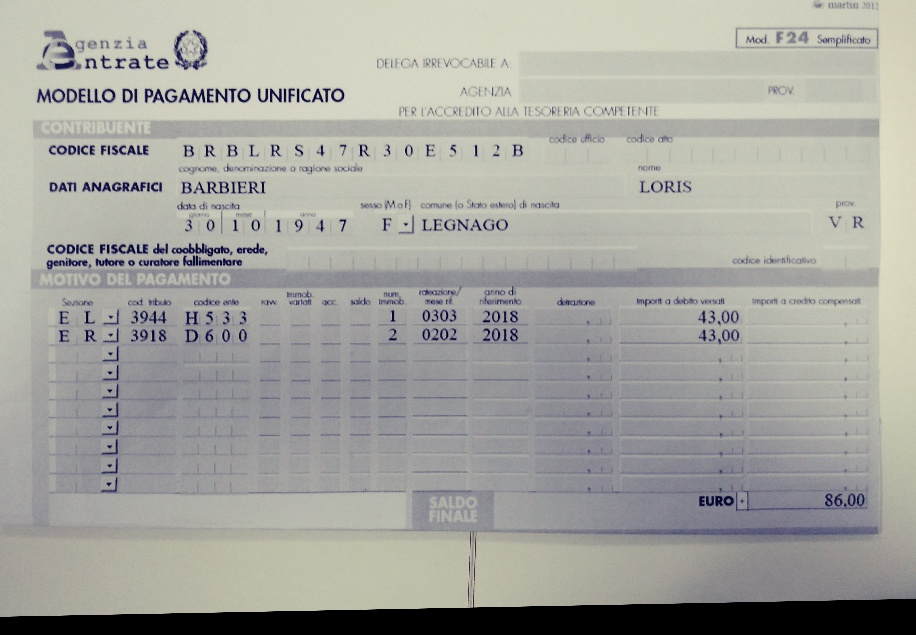
#> input picture some_image.jpg, 916 x 635 px
$ python -i F24ImageFinder.py   (imports and definitions only)   (older library calls are emulated)
#> lines starting #> are read from the running program, lines starting #| are printed output that depends on the picture

# coding: utf-8

# In[11]:


import warnings
from skimage.measure import compare_ssim


# In[12]:


from skimage.transform import resize


# In[13]:


from scipy.stats import wasserstein_distance
from scipy.misc import imsave
from scipy.ndimage import imread
import numpy as np
import cv2


# In[14]:


##
# Globals
##

# [1 line not run here, left out]

# specify resized image sizes
height = 2**10
width = 2**10

##
# Functions
##

def get_img(path, norm_size=True, norm_exposure=False):
  '''
  Prepare an image for image processing tasks
  '''
#> called with path = 'some_image.jpg', norm_size = True, norm_exposure = False
  # flatten returns a 2d grayscale array
  img = imread(path, flatten=True).astype(int)
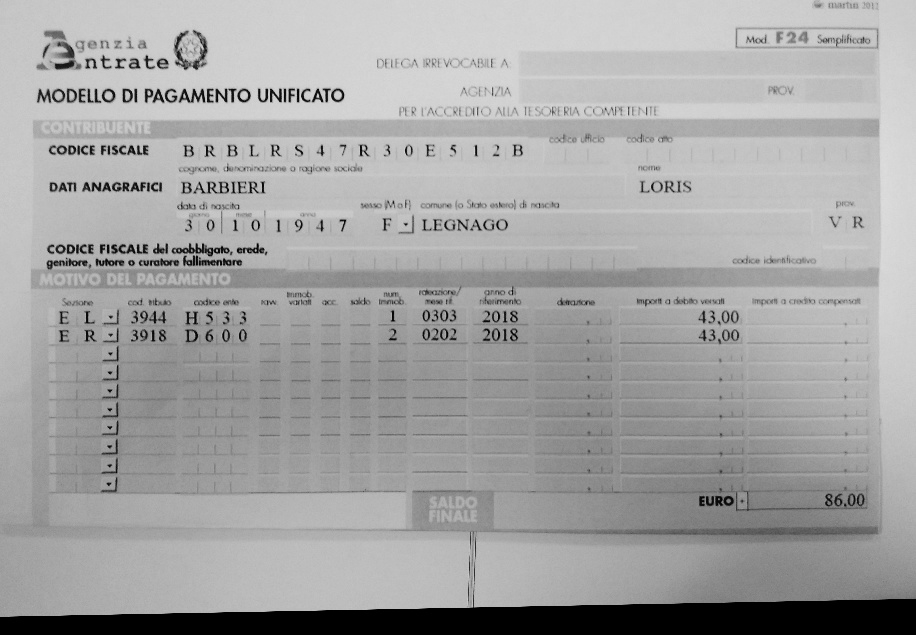
#> img: shape (635, 916) int64; min 0, max 223, mean 163.4
  # resizing returns float vals 0:255; convert to ints for downstream tasks
  if norm_size:
    img = resize(img, (height, width), preserve_range=True)
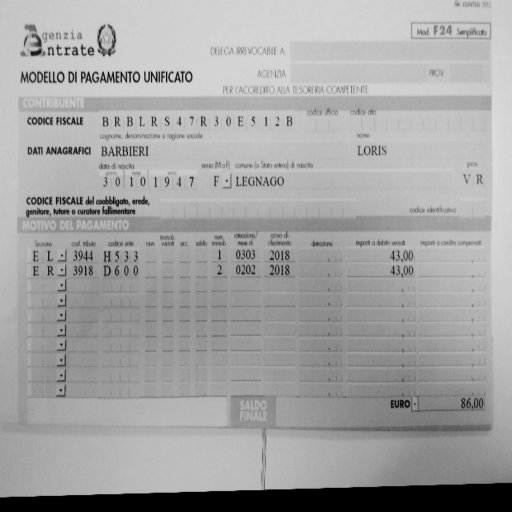
#> img: shape (1024, 1024) float64 (shown at 1/2 size); min 0, max 220.6, mean 163.4
  if norm_exposure:
    img = normalize_exposure(img)
  return img


# [48 lines left out: functions get_histogram, normalize_exposure, earth_movers_distance, not called in this run]


def structural_sim(path_a, path_b):
  '''
  Measure the structural similarity between two images
  @args:
    {str} path_a: the path to an image file
    {str} path_b: the path to an image file
  @returns:
    {float} a float {-1:1} that measures structural similarity
      between the input images
  '''
  img_a = get_img(path_a)
  img_b = get_img(path_b)
  sim, diff = compare_ssim(img_a, img_b, full=True)
  return sim


# [44 lines left out: functions pixel_sim, sift_sim, not called in this run]


def findF24ImageType(img_path):
    result = {}
    prevSS=0.0
    path_of_the_img=''
    for i in range(1,2):
        img_template = './f24_templates/f24simp_'+str(i)+'.JPG'
        #print(img_template)
        structuralSim = structural_sim(img_path, img_template)
        pixelSim = pixel_sim(img_path, img_template)
        siftSim = sift_sim(img_path, img_template)
        emd = earth_movers_distance(img_path, img_template)
        print("RESULT with the image"+str(i))
        print("structuralSim   "+"pixelSim     "+ "siftSim         "+"emd      ")
        print(structuralSim, pixelSim, siftSim, emd)
        # [4 lines of commented-out code are left out]

        if prevSS ==0:
          prevSS=siftSim
          path_of_the_img=img_template
        elif prevSS<siftSim:
          prevSS=siftSim
          path_of_the_img=img_template
        #result['f24simp'+str(i)]=similarity

    print(prevSS)
    print(path_of_the_img)
    return path_of_the_img


# [12 lines of commented-out code are left out]

#> (the run stopped early here; a loop or call above may not have finished)

$ run again, on lineremoval_14.jpg
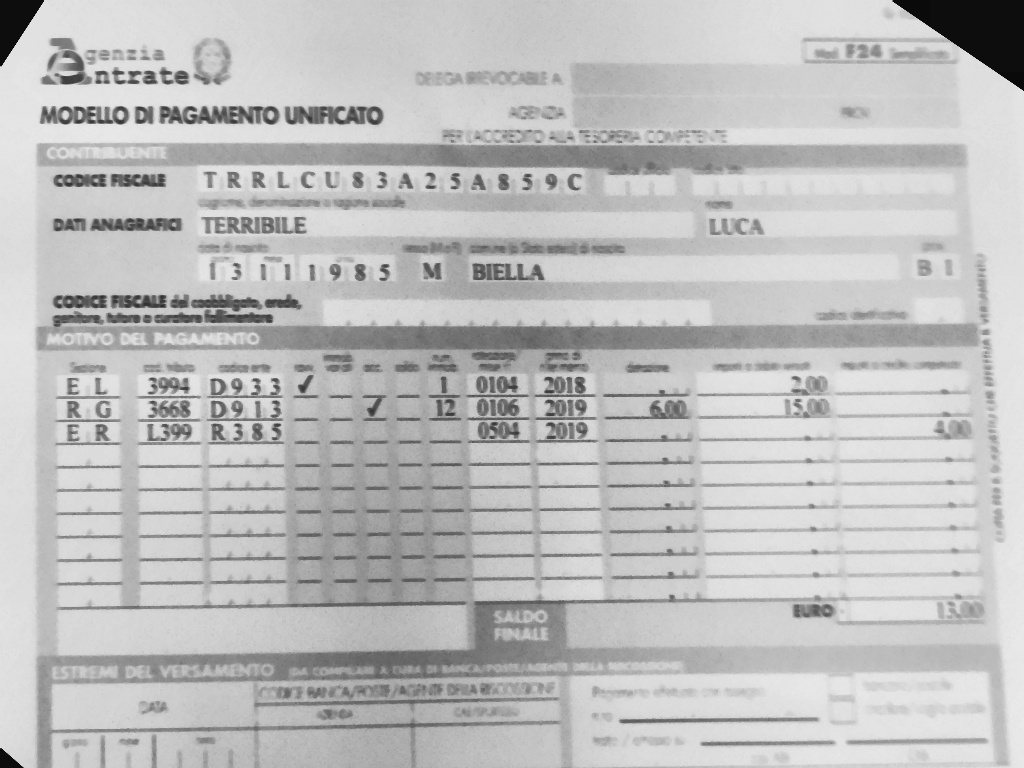
#> input picture lineremoval_14.jpg, 1024 x 768 px
#> in get_img, `img = resize(img, (height, width), preserve_range=True)`:
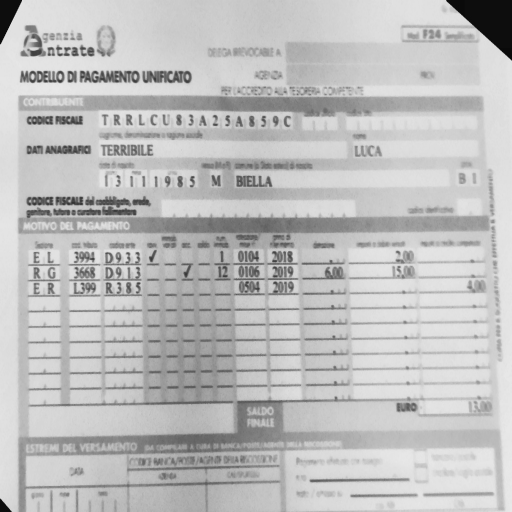
#> img: shape (1024, 1024) float64 (shown at 1/2 size); min 4.25, max 234, mean 190.2
